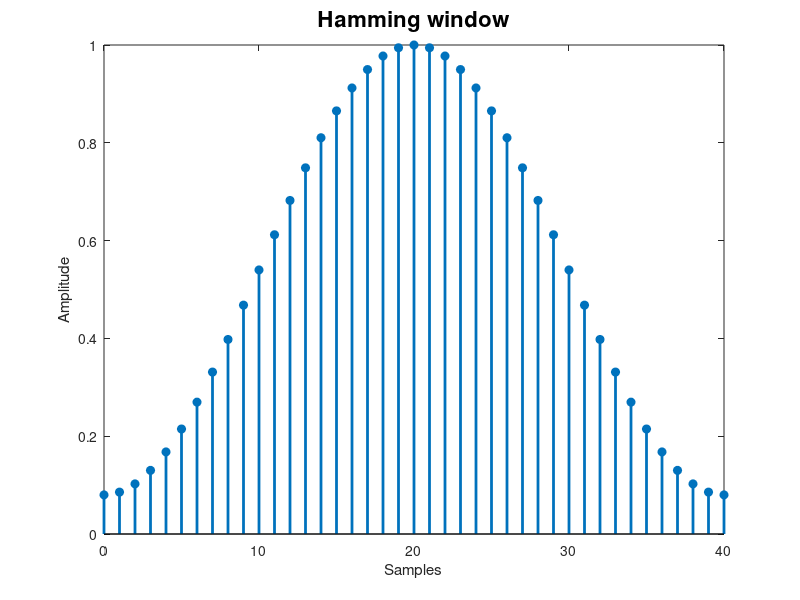

Write MATLAB code to recreate this figure.
clc;
clear;
close all;
wp=0.4*pi;
ws=0.6*pi;
TranBand=ws-wp;
M=8*pi/TranBand;
n=0:1:M;
w=0.54-0.46*cos(2*n*pi/M);
stem(n, w, "filled", "linewidth", 2)
xlabel("Samples")
ylabel("Amplitude")
title("Hamming window", "FontSize", 16)